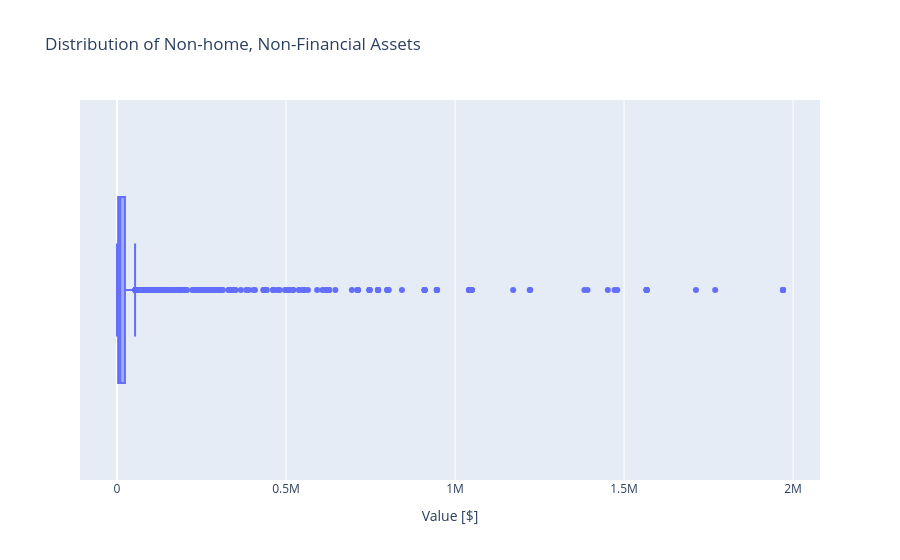

Here is the notebook cell this chart was saved with:
### Markdown cell above
**Task 6.3.4:** Use plotly express to create a horizontal boxplot of `"NHNFIN"` to determine if the values are skewed. Be sure to label the x-axis `"Value [$]"`, and use the title `"Distribution of Non-home, Non-Financial Assets"`.

- [What's a boxplot?](../%40textbook/06-visualization-matplotlib.ipynb#Boxplots)
- [Create a boxplot using plotly express.](../%40textbook/08-visualization-plotly.ipynb#Boxplots)

### Code cell
# Create a boxplot of `NHNFIN`
fig = px.box(
    data_frame=df,
    x="NHNFIN",
    title="Distribution of Non-home, Non-Financial Assets"
)

fig.update_layout(xaxis_title="Value [$]")
fig.show()

### Figure 1 — Plotly figure (JSON) as saved in the notebook; plotly's stock layout.template omitted (floating-point values rounded to 4 significant figures; data arrays with more than 128 entries replaced by an {"elided": "..."} marker saying what was removed)
{"data": [{"alignmentgroup": "True", "hovertemplate": "NHNFIN=%{x}<extra></extra>", "legendgroup": "", "marker": {"color": "#636efa"}, "name": "", "notched": false, "offsetgroup": "", "orientation": "h", "showlegend": false, "type": "box", "x": {"elided": "4418 int values"}, "x0": " ", "xaxis": "x", "y0": " ", "yaxis": "y"}], "layout": {"boxmode": "group", "legend": {"tracegroupgap": 0}, "title": {"text": "Distribution of Non-home, Non-Financial Assets"}, "xaxis": {"anchor": "y", "domain": [0, 1], "title": {"text": "Value [$]"}}, "yaxis": {"anchor": "x", "domain": [0, 1]}}}
